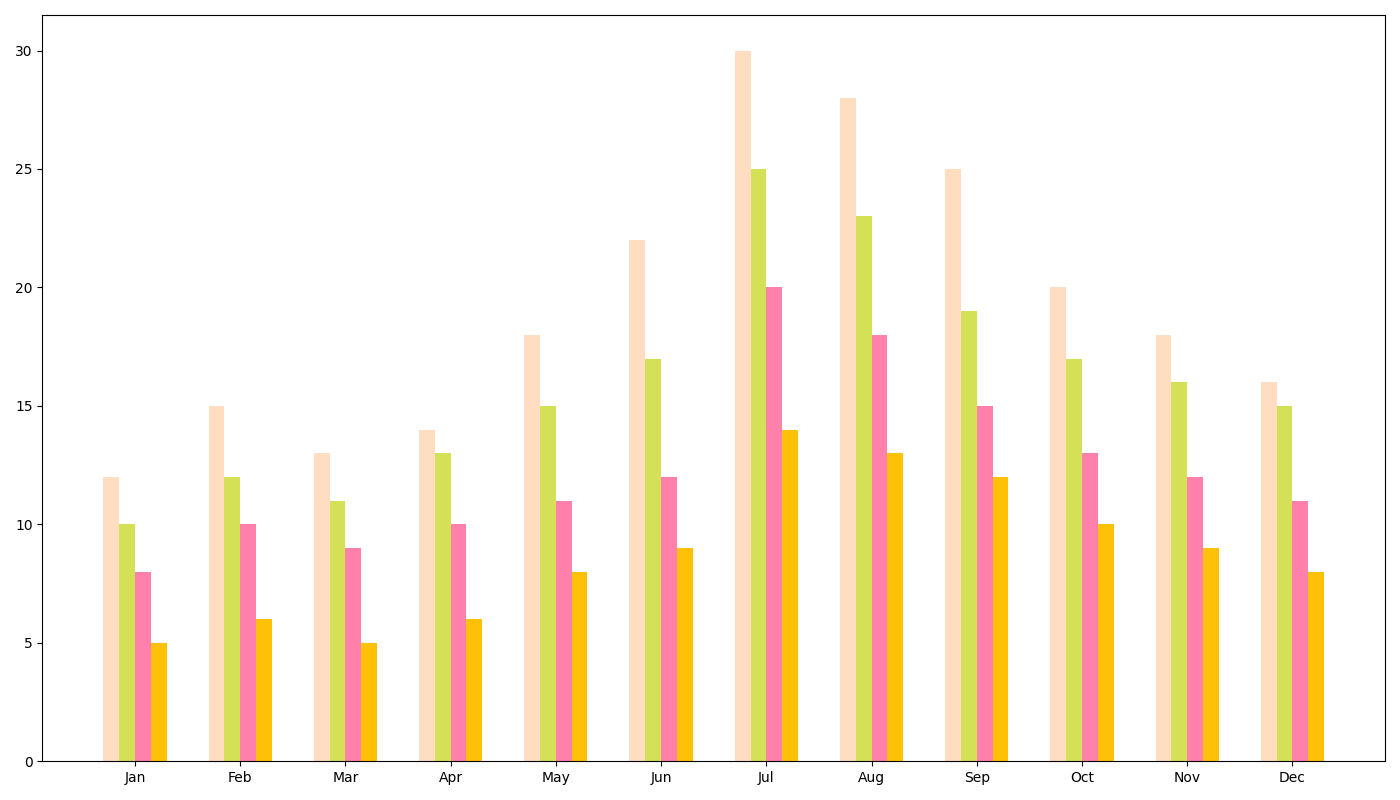

This chart was generated by the following Python code:
import numpy as np
import matplotlib.pyplot as plt

# Data: Monthly Sales (2022)
months = np.array(['Jan', 'Feb', 'Mar', 'Apr', 'May', 'Jun', 'Jul', 'Aug', 'Sep', 'Oct', 'Nov', 'Dec'])

# Define sales data in thousand units
vanilla_sales = np.array([12, 15, 13, 14, 18, 22, 30, 28, 25, 20, 18, 16])
chocolate_sales = np.array([10, 12, 11, 13, 15, 17, 25, 23, 19, 17, 16, 15])
strawberry_sales = np.array([8, 10, 9, 10, 11, 12, 20, 18, 15, 13, 12, 11])
cookies_cream_sales = np.array([5, 6, 5, 6, 8, 9, 14, 13, 12, 10, 9, 8])

sales_data = [vanilla_sales, chocolate_sales, strawberry_sales, cookies_cream_sales]
colors = ['#FFDDC1', '#D4E157', '#FF80AB', '#FFC107']

fig, ax = plt.subplots(figsize=(14, 8))

# Plotting grouped bar chart
n_flavors = len(sales_data)
bar_width = 0.15
x_indices = np.arange(len(months))

for i, (sales, color) in enumerate(zip(sales_data, colors)):
    ax.bar(x_indices + i * bar_width, sales, width=bar_width, color=color)

ax.set_xticks(x_indices + bar_width * (n_flavors - 1) / 2)
ax.set_xticklabels(months)

plt.tight_layout()
plt.show()
